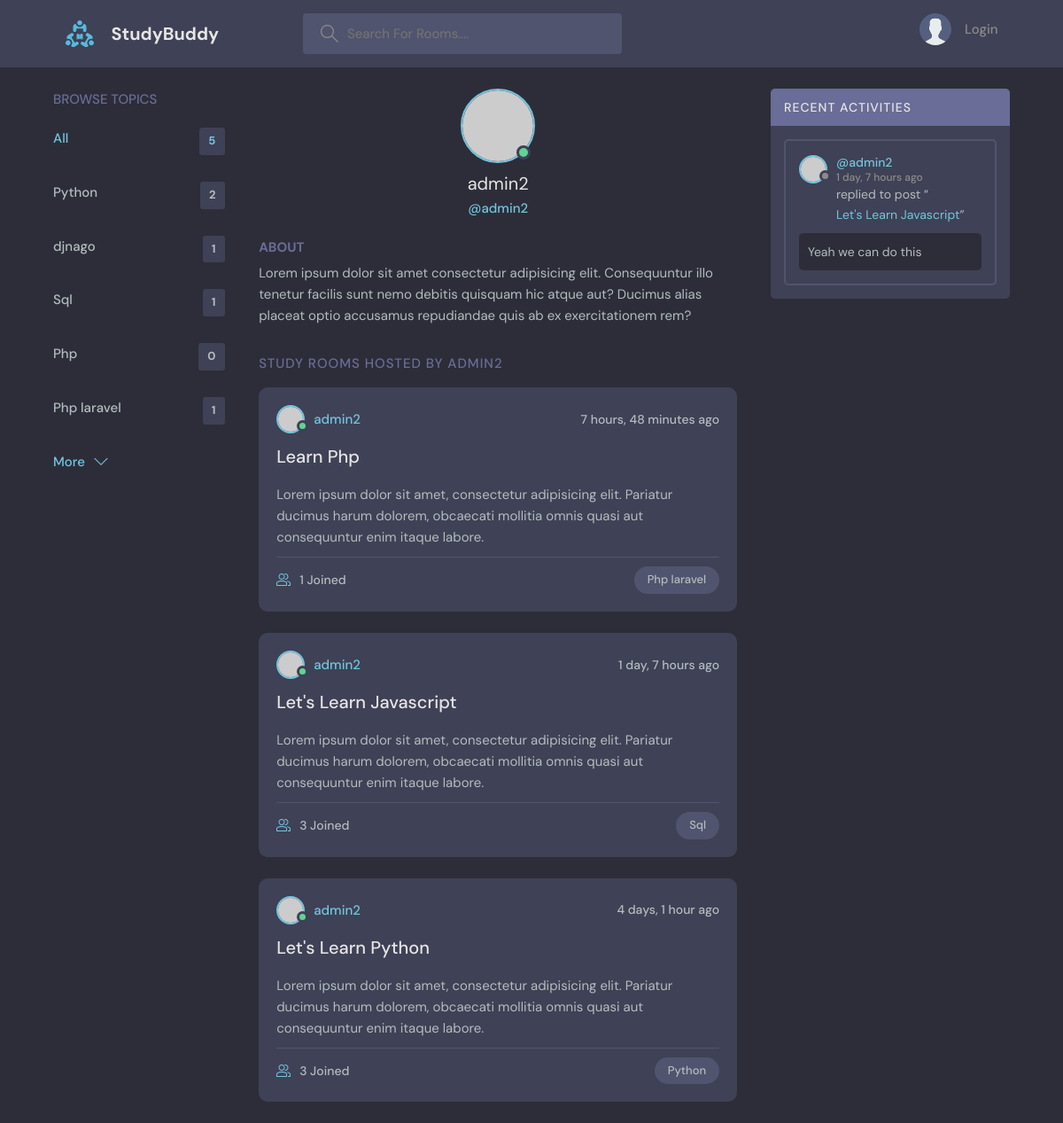
The app's page /profile/1/, older data.
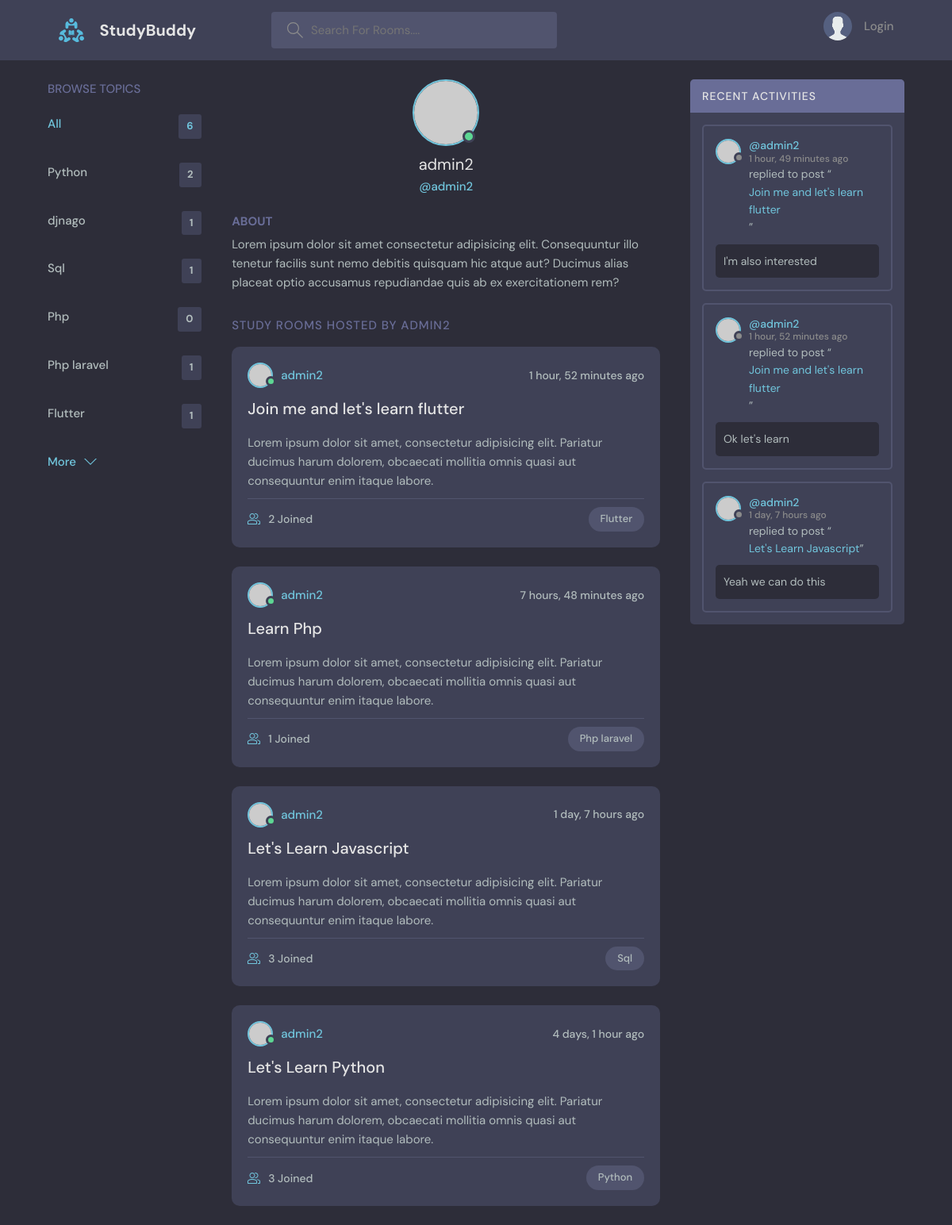
The same page, newer data.
### base/models.py (models this page shows, shortened)
class Topic(models.Model):
    name = models.CharField(max_length=200)

class Room(models.Model):
    host = models.ForeignKey(User , on_delete=models.SET_NULL , null=True)
    topic = models.ForeignKey(Topic , on_delete=models.SET_NULL , null=True)
    name = models.CharField(max_length=200)
    description  = models.TextField(null=True , blank=True)
    participants = models.ManyToManyField(User , related_name='participants' , blank=True)
    updated = models.DateTimeField(auto_now=True)
    created = models.DateTimeField(auto_now_add = True)
    def __str__(self):
        return self.name
    class Meta:
        ordering = ['-updated' , '-created']

class Message(models.Model):
    user = models.ForeignKey(User , on_delete=models.CASCADE)
    room = models.ForeignKey(Room , on_delete=models.CASCADE)
    body = models.TextField()
    updated = models.DateTimeField(auto_now=True)
    created = models.DateTimeField(auto_now_add = True)
    def __str__(self):
        return self.body[0:50]
    class Meta:
        ordering = ['-updated' , '-created']

### base/views.py (the view)
# urls.py: path('profile/<str:pk>/' , views.user_profile , name= 'user-profile'),
def user_profile(request , pk):
    user = User.objects.get(id = pk)
    rooms = user.room_set.all()
    room_messages = user.message_set.all()
    topics = Topic.objects.all()
    context = {'user' : user , 'rooms' : rooms , 'room_messages' : room_messages , 'topics' : topics}
    return render(request , 'base/profile.html' , context)

### base/templates/base/profile.html (shortened to what this page needs)
{% extends 'main.html' %}
{% block content %}
<main class="profile-page layout layout--3">
  <div class="container">
    {% include 'base/topics_component.html' %}
    <div class="roomList">
      <div class="profile">
        <div class="profile__avatar">
          <div class="avatar avatar--large active">
            <img src="https://randomuser.me/api/portraits/men/11.jpg" />
          </div>
        </div>
        <div class="profile__info">
          <h3> {{user.username}} </h3>
          <p>@{{user.username}}</p>
        </div>
        <div class="profile__about">
          <h3>About</h3>
          <p>
            Lorem ipsum dolor sit amet consectetur adipisicing elit. Consequuntur illo tenetur
            facilis sunt nemo debitis quisquam hic atque aut? Ducimus alias placeat optio
            accusamus repudiandae quis ab ex exercitationem rem?
          </p>
        </div>
      </div>
      <div class="roomList__header">
        <div>
          <h2>Study Rooms Hosted by {{user.username}}</a>
          </h2>
        </div>
      </div>
      {% for room in rooms %}
      <div class="roomListRoom">
        <div class="roomListRoom__header">
          <a href="{% url 'user-profile' room.host.id %}" class="roomListRoom__author">
            <div class="avatar avatar--small active">
              <img src="https://randomuser.me/api/portraits/men/11.jpg" />
            </div>
            <span>{{user.username}}</span>
          </a>
          <div class="roomListRoom__actions">
            <span> {{room.created | timesince}} ago</span>
          </div>
        </div>
        <div class="roomListRoom__content">
          <a href="{% url 'room' room.id %}">{{room.name}}</a>
          <p>
            Lorem ipsum dolor sit amet, consectetur adipisicing elit. Pariatur ducimus harum
            dolorem, obcaecati mollitia omnis quasi aut consequuntur enim itaque labore.
          </p>
        </div>
        <div class="roomListRoom__meta">
          <a class="roomListRoom__joined">
            {{room.participants.all.count}} Joined
          </a>
          <p class="roomListRoom__topic">{{room.topic.name}}</p>
        </div>
      </div>
      {% endfor %}
    </div>
    {% include 'base/activity_component.html' %}
  </div>
</main>
{% endblock content %}

### templates/main.html (shortened to what this page needs)
<!DOCTYPE html>
{% load static %}
<html lang="en">
  <head>
    <link rel="stylesheet" href="{% static 'styles/style.css' %}" />
  </head>
  <body>
    {% include 'navbar.html' %}
    {% block content %}
    {% endblock %}
  </body>
</html>

### templates/navbar.html (shortened to what this page needs)
{% load static %}
<header class="header header--loggedIn">
    <div class="container">
        <a href="{% url 'home' %}" class="header__logo">
            <img src="{% static 'images/logo.svg' %}" />
            <h1>StudyBuddy</h1>
        </a>
        <form class="header__search" action="{% url 'home' %}" method="GET">
            <label>
                <input type="text" name="q" placeholder="Search For Rooms....">
            </label>
        </form>
        <nav class="header__menu">
            {% if request.user.is_authenticated %}
            <div class="header__user">
                <a href="{% url 'update-user' %}">
                    <div class="avatar avatar--medium active">
                        <img src="https://randomuser.me/api/portraits/men/37.jpg" />
                    </div>
                    <p>{{request.user.username}} <span>@{{request.user.username}}</span></p>
                </a>
                <button class="dropdown-button">
                    <svg version="1.1" xmlns="http://www.w3.org/2000/svg" width="32" height="32" viewBox="0 0 32 32">
                        <title>chevron-down</title>
                        <path d="M16 21l-13-13h-3l16 16 16-16h-3l-13 13z"></path>
                    </svg>
                </button>
            </div>
            {% else %}
            <a href="{% url 'login' %}">
                <img src="{% static 'images/avatar.svg' %}" />
                <p>Login</p>
            </a>
            {% endif %}
        </nav>
    </div>
</header>

### base/templates/base/topics_component.html (shortened to what this page needs)
<div class="topics">
    <div class="topics__header">
      <h2>Browse Topics</h2>
    </div>
    <ul class="topics__list">
      <li>
        <a href="{% url 'home' %}" class="active">All <span>{{topics.count}}</span></a>
      </li>
      {% for topic in topics %}
      <li>
        <a href="{% url 'home' %}?q={{topic.name}}"> {{topic.name}} <span>{{topic.room_set.all.count}}</span></a>
      </li>
      {%endfor%}
    </ul>
    <a class="btn btn--link" href="{% url 'topics' %}">
      More
      <svg version="1.1" xmlns="http://www.w3.org/2000/svg" width="32" height="32" viewBox="0 0 32 32">
        <title>chevron-down</title>
        <path d="M16 21l-13-13h-3l16 16 16-16h-3l-13 13z"></path>
      </svg>
    </a>
  </div>

### base/templates/base/activity_component.html (shortened to what this page needs)
<div class="activities">
    <div class="activities__header">
      <h2>Recent Activities</h2>
    </div>
    {% for message in room_messages %}
    <div class="activities__box">
      <div class="activities__boxHeader roomListRoom__header">
        <a href="{% url 'user-profile' message.user.id %}" class="roomListRoom__author">
          <div class="avatar avatar--small">
            <img src="https://randomuser.me/api/portraits/women/11.jpg" />
          </div>
          <p>
            @{{message.user}}
            <span>{{message.created | timesince}} ago</span>
          </p>
        </a>
      </div>
      <div class="activities__boxContent">
        <p>replied to post “<a href="{% url 'room' message.room.id %}">{{message.room}}</a>”</p>
        <div class="activities__boxRoomContent">
            {{message}}
        </div>
      </div>
    </div>
    {% endfor %}
  </div>

Row changes from the older to the newer data that the page shows:
added Topic: name "Flutter", room_set.all.count "1"
added Room: {{ user.username }} "admin2", created "1 hour, 52 minutes", name "Join me and let's learn flutter", participants.all.count "2", topic.name "Flutter"
added Message: user "admin2", created "1 hour, 49 minutes", room "Join me and let's learn flutter", body "I'm also interested"
added Message: user "admin2", created "1 hour, 52 minutes", room "Join me and let's learn flutter", body "Ok let's learn"
Text that changed along with them:
{{ topics.count }}: "5" → "6"
